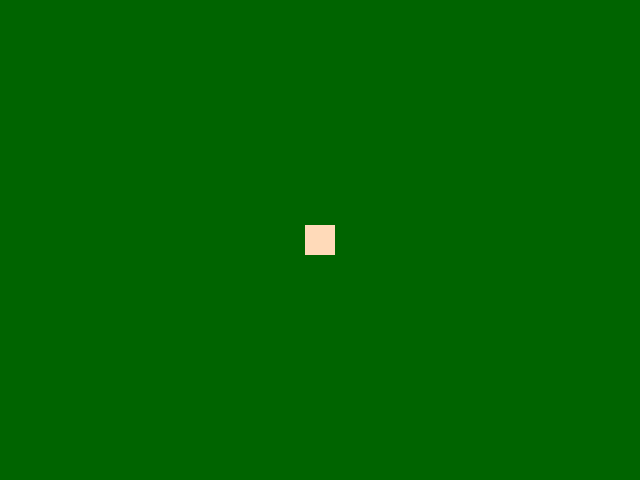

Write Python code to recreate this figure.
#!/usr/bin/env python

# Render a single vertex at the origin using vtkVertex.

# Factory overrides: importing these modules registers the OpenGL rendering
# and interaction style implementations for vtkRenderingCore factory classes.
import vtkmodules.vtkInteractionStyle  # noqa: F401
import vtkmodules.vtkRenderingOpenGL2  # noqa: F401
# VTK pipeline classes used in this example
from vtkmodules.vtkCommonCore import vtkPoints
from vtkmodules.vtkCommonDataModel import (
    vtkCellArray,
    vtkPolyData,
    vtkVertex,
)
from vtkmodules.vtkRenderingCore import (
    vtkActor,
    vtkPolyDataMapper,
    vtkRenderWindow,
    vtkRenderWindowInteractor,
    vtkRenderer,
)

# Colors (normalized RGB)
peach_puff_rgb = (1.0, 0.855, 0.725)
dark_green_background_rgb = (0.0, 0.392, 0.0)

# Data: a single point at the origin
points = vtkPoints()
points.InsertNextPoint(0, 0, 0)

# Cell: a vertex referencing the point
vertex = vtkVertex()
vertex.GetPointIds().SetId(0, 0)

vertices = vtkCellArray()
vertices.InsertNextCell(vertex)

# Assemble the polydata
poly_data = vtkPolyData()
poly_data.SetPoints(points)
poly_data.SetVerts(vertices)

# Mapper: map the vertex to graphics primitives
mapper = vtkPolyDataMapper()
mapper.SetInputData(poly_data)

# Actor: set visual properties and color
actor = vtkActor()
actor.SetMapper(mapper)
actor.GetProperty().SetPointSize(30)
actor.GetProperty().SetColor(peach_puff_rgb)

# Renderer: assemble the scene
renderer = vtkRenderer()
renderer.AddActor(actor)
renderer.SetBackground(dark_green_background_rgb)

# Window: display the rendered scene
render_window = vtkRenderWindow()
render_window.AddRenderer(renderer)
render_window.SetWindowName("vertex")
render_window.SetMultiSamples(0)
render_window.SetSize(640, 480)

# Interactor: handle mouse and keyboard events
render_window_interactor = vtkRenderWindowInteractor()
render_window_interactor.SetRenderWindow(render_window)

# Launch the interactive visualization
render_window_interactor.Initialize()
render_window_interactor.Start()
